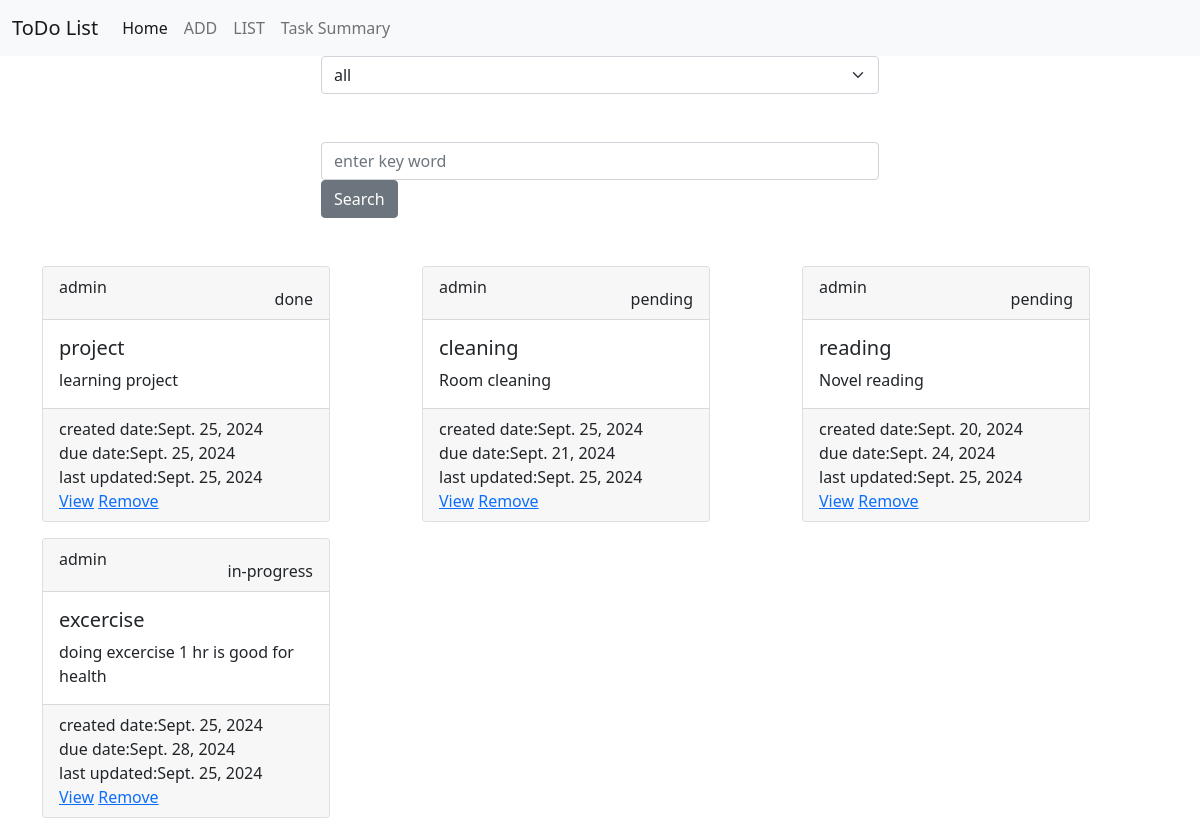
/tasks/all/, run on the app's committed database.
### notes/models.py (models this page shows, shortened)
class Task(models.Model):
     title=models.CharField(max_length=200)
     description=models.TextField()
     created_date=models.DateTimeField(auto_now_add=True)
     due_date=models.DateTimeField(null=True)
     category_choices=(
        ("personal","personal"),
        ("business","business")
    )
     category=models.CharField(max_length=200,choices=category_choices,default="personal")
     status_choices=(
        ("pending","pending"),
        ("in-progress","in-progress"),
        ("done","done")
    )
     status=models.CharField(max_length=200,choices=status_choices,default="pending")
     updated_date=models.DateTimeField(auto_now=True)
     user=models.CharField(max_length=200)

### notes/views.py (the view)
# urls.py: path('tasks/all/',views.TaskListView.as_view(),name='task-list'),
class TaskListView(View):
    def get(self,request,*args,**kwargs):
        search_text=request.GET.get('search_text')
        selected_category=request.GET.get("category","all")
        if selected_category == 'all':
            qs=Task.objects.all()
        else:
            qs=Task.objects.filter(category=selected_category)
        if search_text!=None:
            qs=Task.objects.filter(Q(title__icontains=search_text)|Q(description__icontains=search_text))
        return render(request,'tasklist.html',{'tasks':qs,"selected":selected_category})

### notes/templates/tasklist.html (shortened to what this page needs)
{%extends 'base.html'%} {%block main_block%}
<div class="container">
  <div class="w-50 mx-auto">
    <form action="">
      <select name="category" id="" class="form-select" onchange="this.form.submit()">
        <option value="all" {%if selected == "all"%}selected{%endif%}>all</option>
      </select>
    </form>
    <form action="" class="mt-5">
      <input type="text" name="search_text" placeholder="enter key word" id="" class="form-control">
      <button type="submit" class="btn btn-secondary">Search</button>
    </form>
  </div>
</div>
<div class="container mt-5">
  <div class="row">
    {%for t in tasks%}
    <div class="col-4">
      <div class="card text-bg-dark mb-3" style="max-width: 18rem">
        <div class="card-header d-flex justify-content-between">
          <div>{{t.user}}</div>
          <div>
            {{t.status}}</div>
        </div>
        <div class="card-body">
          <h5 class="card-title">{{t.title}}</h5>
          <p class="card-text">{{t.description}}</p>
        </div>
        <div class="card-footer text-body-white">
          <div>created date:{{t.created_date|date}}</div>
          <div>due date:{{t.due_date|date}}</div>
          <div>last updated:{{t.updated_date|date}}</div>
          <a href="{%url 'task-update' t.id %}">View</a>
          <a href="{%url 'task-delete' t.id %}">Remove</a>
        </div>
      </div>
    </div>
    {%endfor%}
  </div>
</div>
{%endblock%}

### notes/templates/base.html (shortened to what this page needs)
<!DOCTYPE html>
<html lang="en">
  <head>
    <link
      href="https://cdn.jsdelivr.net/npm/bootstrap@5.0.2/dist/css/bootstrap.min.css"
      rel="stylesheet"
    />
  </head>
  <body>
    <nav class="navbar navbar-expand-lg navbar-light bg-light">
      <div class="container-fluid">
        <a class="navbar-brand" href="#">ToDo List</a>
        <div class="collapse navbar-collapse" id="navbarNav">
          <ul class="navbar-nav">
            <li class="nav-item">
              <a class="nav-link active" aria-current="page" href="#">Home</a>
            </li>
            <li class="nav-item">
              <a class="nav-link" href="{%url 'task-create'%}">ADD</a>
            </li>
            <li class="nav-item">
              <a class="nav-link" href="{%url 'task-list'%}">LIST</a>
            </li>
            <li class="nav-item">
              <a class="nav-link" href="{%url 'task-summary'%}">Task Summary</a>
            </li>
          </ul>
        </div>
      </div>
    </nav>
    {%block main_block%} {%endblock%}
  </body>
</html>

### data on the page
Task: user "admin", status "done", title "project", description "learning project", created_date "Sept. 25, 2024", due_date "Sept. 25, 2024", updated_date "Sept. 25, 2024"
Task: user "admin", status "pending", title "cleaning", description "Room cleaning", created_date "Sept. 25, 2024", due_date "Sept. 21, 2024", updated_date "Sept. 25, 2024"
Task: user "admin", status "pending", title "reading", description "Novel reading", created_date "Sept. 20, 2024", due_date "Sept. 24, 2024", updated_date "Sept. 25, 2024"
Task: user "admin", status "in-progress", title "excercise", description "doing excercise 1 hr is good for health", created_date "Sept. 25, 2024", due_date "Sept. 28, 2024", updated_date "Sept. 25, 2024"
